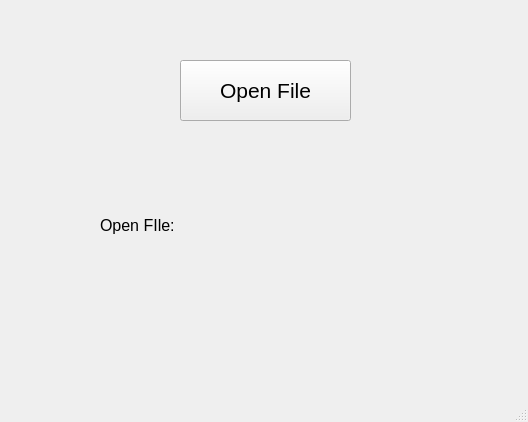
<?xml version="1.0" encoding="UTF-8"?>
<ui version="4.0">
 <class>MainWindow</class>
 <widget class="QMainWindow" name="MainWindow">
  <property name="geometry">
   <rect>
    <x>0</x>
    <y>0</y>
    <width>528</width>
    <height>422</height>
   </rect>
  </property>
  <property name="windowTitle">
   <string>MainWindow</string>
  </property>
  <widget class="QWidget" name="centralwidget">
   <widget class="QPushButton" name="pushButton">
    <property name="geometry">
     <rect>
      <x>180</x>
      <y>60</y>
      <width>171</width>
      <height>61</height>
     </rect>
    </property>
    <property name="font">
     <font>
      <pointsize>16</pointsize>
     </font>
    </property>
    <property name="text">
     <string>Open File</string>
    </property>
   </widget>
   <widget class="QLabel" name="label">
    <property name="geometry">
     <rect>
      <x>100</x>
      <y>180</y>
      <width>341</width>
      <height>91</height>
     </rect>
    </property>
    <property name="font">
     <font>
      <pointsize>12</pointsize>
     </font>
    </property>
    <property name="text">
     <string>Open FIle: </string>
    </property>
   </widget>
  </widget>
  <widget class="QMenuBar" name="menubar">
   <property name="geometry">
    <rect>
     <x>0</x>
     <y>0</y>
     <width>528</width>
     <height>22</height>
    </rect>
   </property>
  </widget>
  <widget class="QStatusBar" name="statusbar"/>
 </widget>
 <resources/>
 <connections/>
</ui>
